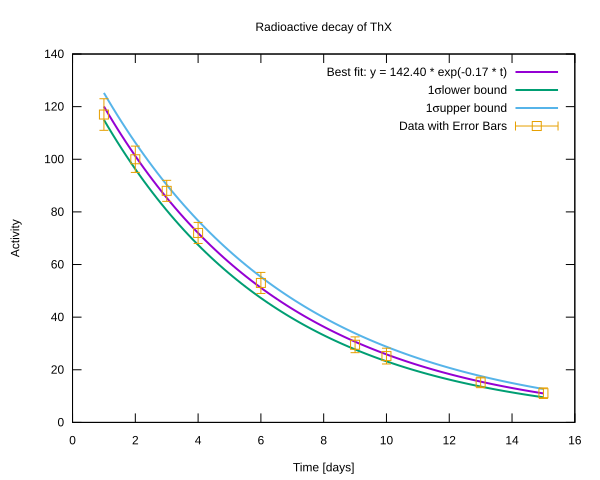

The gnuplot source for this figure:
set terminal svg enhanced background "white"
set output 'plot.svg'

set xlabel 'Time [days]'
set ylabel 'Activity'

# Title
set title 'Radioactive decay of ThX'

# Read coefficients from file
load 'Out.coefficients.txt'

# Define the exponential decay function
f(t) = a * exp(-lambda * t)
fm(t) = (a-da) * exp(- (lambda + dlambda) * t)
fp(t) = (a+da) * exp(- (lambda - dlambda) * t)

# Plot the data with error bars and the exponential decay function
plot f(x) title sprintf('Best fit: y = %.2f * exp(-%.2f * t)', a, lambda) lw 2, \
     fm(x) title '1 {/Symbol s} lower bound' lw 2, \
     fp(x) title '1 {/Symbol s} upper bound' lw 2, \
     'decay.data' using 1:2:3 with yerrorbars title 'Data with Error Bars'
